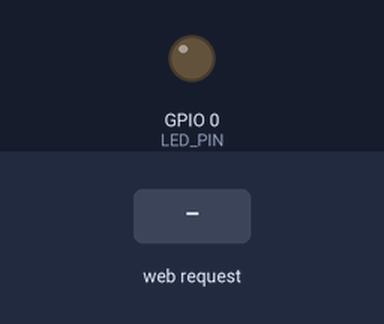
This sketch was run on a simulated ESP8266 (NodeMCU). Shown: output pins drawn as LEDs (lit = HIGH). The test bench sets the inputs (shaded band). WiFi joins after 1.5 s; servers stay silent unless stated; what the sketch prints to the serial monitor is not drawn.

Above: at 2.7 s.
2.8 s: HTTP request GET /wc/brake received
At 3.9 s:
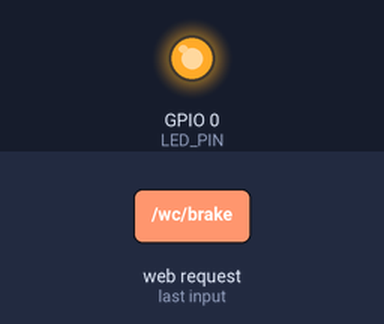
4.3 s: HTTP request GET /wc/rt received
At 5.1 s:
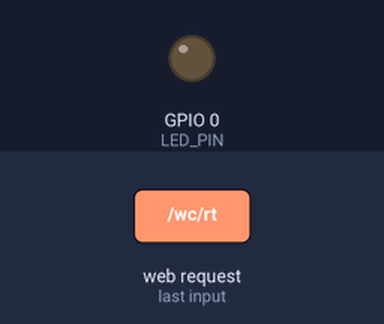
Timing chart, 0 to 7.3 s (numbered marks = the images above; inputs shaded):
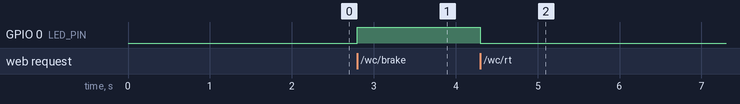

Measured:
- after the input at 2.8 s, GPIO 0 (LED_PIN): LOW → HIGH at once
- after the input at 4.3 s, GPIO 0 (LED_PIN): HIGH → LOW at once

The sketch:

esp8266_wheelchair.ino
```cpp
#include <ESP8266WiFi.h>
#include <ESP8266mDNS.h>

#define MDNS_NAME "esp8266_a"
#define AP_SSID "SSID"
#define AP_PASSWORD "PASSWORD"

// Create an instance of the server
// specify the port to listen on as an argument
WiFiServer server(80);

// multicast DNS responder
MDNSResponder mdns;

#define MODE_NONE 0
#define MODE_DRIVE 1
#define MODE_ARM 2
#define MODE_POWER 3

uint8_t controlMode = MODE_NONE;

#define LED_PIN 0

//
void setControlMode(uint8_t val)
{
  if (controlMode != val)
  {
    Serial.print((char)('0' + val));
    controlMode = val;
  }
}

//
void setup()
{
  Serial.begin(115200);

  // prepare GPIO2
  pinMode(LED_PIN, OUTPUT);
  digitalWrite(LED_PIN, 0);

  // Connect to WiFi network
  WiFi.begin(AP_SSID, AP_PASSWORD);
  //Serial.println("");

  // Wait for connection
  while (WiFi.status() != WL_CONNECTED) {
    delay(500);
    //Serial.print(".");
  }
  /*
  Serial.println("");
  Serial.print("Connected to ");
  Serial.println(AP_SSID);
  Serial.print("IP address: ");
  Serial.println(WiFi.localIP());
  */

  // Set up mDNS responder:
  // - first argument is the domain name, in this example
  //   the fully-qualified domain name is "esp8266.local"
  // - second argument is the IP address to advertise
  //   we send our IP address on the WiFi network
  //   Note: for AP mode we would use WiFi.softAPIP()!
  if (!mdns.begin(MDNS_NAME, WiFi.localIP())) {
    //Serial.println("Error setting up MDNS responder!");
    while(1) {
      delay(1000);
    }
  }
  //Serial.print("mDNS responder started as: ");
  //Serial.println(MDNS_NAME);

  // Start TCP (HTTP) server
  server.begin();
  //Serial.println("TCP server started");
}

//
uint32_t lastTx = 0;
uint8_t controlData = '.';
uint32_t brakeTime = 0;
#define TX_INTERVAL 250
void refreshControlData()
{
  if (controlMode != MODE_DRIVE)
    return;

  if (brakeTime && millis() > brakeTime)
  {
    controlData = '.';
    brakeTime = 0;
  }

  if (millis() - lastTx > TX_INTERVAL)
  {
    Serial.print((char)controlData);
    lastTx = millis();
  }
}

//
void loop()
{
  refreshControlData();

  // Check for any mDNS queries and send responses
  mdns.update();

  // Check if a client has connected
  WiFiClient client = server.available();
  if (!client) {
    return;
  }

  // Wait until the client sends some data
  //Serial.println("new client");
  while(!client.available()){
    refreshControlData();
    delay(1);
  }

  // Read the first line of the request
  String req = client.readStringUntil('\r');
  //Serial.println("req begin:");
  //Serial.println(req);
  //Serial.println("req end");
  client.flush();

  // Match the request
  int val;
  int commandDurationPos = req.indexOf(" HTTP/") - 1;
  int commandDuration = 0;
  if (commandDurationPos != -1)
    commandDuration = req.charAt(commandDurationPos) - '0';
  //Serial.println(commandDuration);

  if (req.indexOf("/wc/rt") != -1)
  {
    val = 0;
    controlData = 'r';
    brakeTime = max(millis() + commandDuration * 1000, 1);
    setControlMode(MODE_DRIVE);
  }
  else if (req.indexOf("/wc/lt") != -1)
  {
    val = 0;
    controlData = 'l';
    brakeTime = max(millis() + commandDuration * 1000, 1);
    setControlMode(MODE_DRIVE);
  }
  else if (req.indexOf("/wc/fwd") != -1)
  {
    val = 0;
    controlData = 'u';
    brakeTime = max(millis() + commandDuration * 1000, 1);
    setControlMode(MODE_DRIVE);
  }
  else if (req.indexOf("/wc/rev") != -1)
  {
    val = 0;
    controlData = 'd';
    brakeTime = max(millis() + commandDuration * 1000, 1);
    setControlMode(MODE_DRIVE);
  }
  else if (req.indexOf("/wc/brake") != -1)
  {
    val = 1;
    controlData = '.';
    setControlMode(MODE_DRIVE);
  }
  else if (req.indexOf("/fan/on") != -1)
  {
    controlData = '.';
    setControlMode(MODE_POWER);
    Serial.print('x');
  }
  else if (req.indexOf("/fan/off") != -1)
  {
    controlData = '.';
    setControlMode(MODE_POWER);
    Serial.print('x');
  }
  else
  {
    //Serial.println("invalid request");
    client.stop();
    return;
  }

  // Set GPIO2 according to the request
  digitalWrite(LED_PIN, val);

  client.flush();

  // Prepare the response
  String s = "HTTP/1.1 200 OK\r\nContent-Type: text/html\r\n\r\n<!DOCTYPE HTML>\r\n<html>\r\nREQ was:";
  s += req;
  s += "</html>\n";

  // Send the response to the client
  client.print(s);
  delay(1);
  //Serial.println("Client disonnected");

  // The client will actually be disconnected
  // when the function returns and 'client' object is detroyed
}
```
